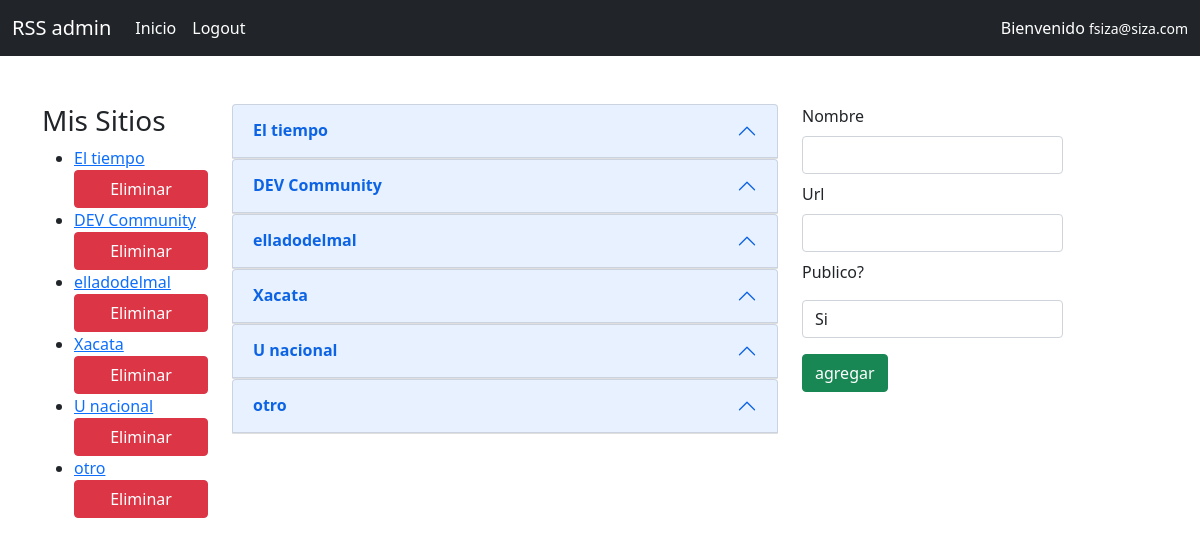
The app's page / (signed in), older data.
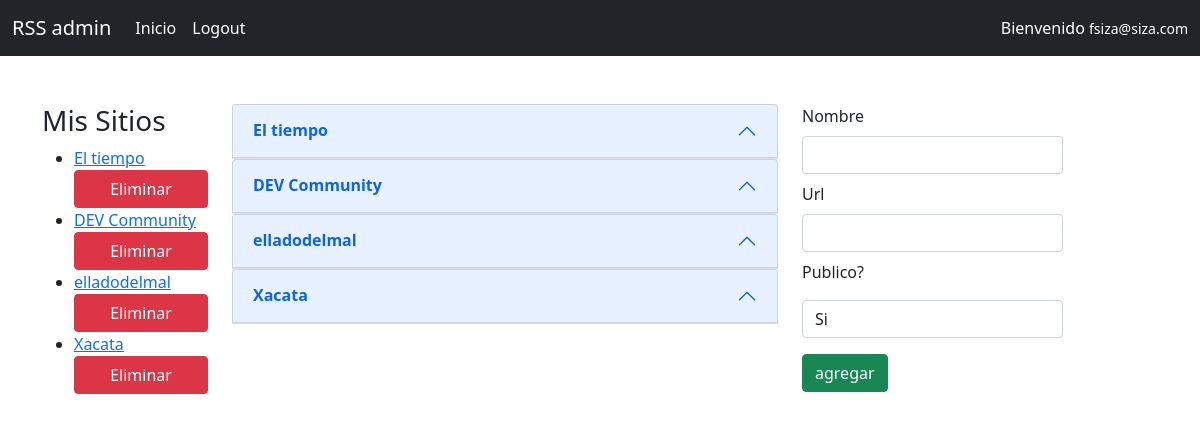
The same page, newer data.
### mainapp/models.py (models this page shows)
class CreateRss(models.Model):
    title = models.CharField(max_length=150, verbose_name="Titulo")
    url = models.TextField(verbose_name="Rss Url")
    public = models.BooleanField(verbose_name="Publico?")
    created_at = models.DateTimeField(auto_now_add=True, verbose_name="Fecha de creacion")
    updated_at = models.DateTimeField(auto_now=True, verbose_name="Fecha de actualizacion")

### mainapp/views.py (the view)
# urls.py: path('', views.index, name="index"),
def index(request):
    register_form = RegisterForm(request.POST)
    if register_form.is_valid():
        register_form.save()
    ruta = str(pathlib.Path().absolute()) + '/log.txt'
    archivo = open(ruta, "a+")
    now = datetime.now()
    datosdb = CreateRss.objects.filter(public=True)
    respuestadata = {}
    for i in range(len(datosdb)):
        con = 0
        while True:
            try:
                respuesta = feedparser.parse(datosdb[i].url)
                print(respuesta['feed']['title'])
                datosdb[i].respuesta = respuesta.entries
                datosdb[i].isError = False
                error = ""
                break
            except Exception as e:
                archivo.write("** A ocurrido un error: "+type(e).__name__+" "+str(now)+"\n")
                con = con+1
                error = "A ocurrido un error al cargrar el feed"
                datosdb[i].isError = True
                datosdb[i].error = error
                if con >= 3:
                    break
    return render(request, 'index.html',{
        'register_form':register_form,
        'datos':datosdb,
        'error':error
        })

### mainapp/forms.py
class RegisterForm(UserCreationForm):
    class Meta:
        model = User
        fields = ['username', 'email','first_name', 'last_name','password1', 'password2']

### mainapp/context_processors.py (called while the page is built)
def get_rss(request):
    rss = CreateRss.objects.values_list('id','title', 'url')
    return {
        'datos':rss
    }

### mainapp/templates/index.html (shortened to what this page needs)
{% extends 'layout.html' %}
{% block content %}
    <div class="container">
        <div class="row">
            {% if user.email %}
                <div class="col-lg-2 my-5">
                    {% include 'bar.html' %}
                </div>
                <div class=" my-5 col-lg-6" style="">
                    {% for dato in datos %}
                        <div class="accordion" id="accordionExample">
                            <div class="accordion-item">
                                <h2 class="accordion-header" id="heading{{dato.id}}">
                                <button class="accordion-button" type="button" data-bs-toggle="collapse" data-bs-target="#collapse{{dato.id}}" aria-expanded="true" aria-controls="collapse{{dato.id}}">
                                    <strong>{{dato.title}}</strong>
                                </button>
                                </h2>
                                <div id="collapse{{dato.id}}" class="accordion-collapse collapse show" aria-labelledby="heading{{dato.id}}" data-bs-parent="#accordionExample">
                                </div>
                            </div>
                        </div>
                    {% endfor %}
                </div>
                <div class="col-lg-3">
                    <div class="my-5 wrapp">
                        <form action=" {% url 'rss' %} " method="POST">
                            <label>Nombre</label>
                            <input type="text" class="form-control my-2" name="title" required>
                            <label>Url</label>
                            <input type="text" class="form-control my-2" name="rss" required>
                            <label>Publico?</label>
                            <select name="public" class="form-control my-3">
                                <option value="1">Si</option>
                            </select>
                            <input type="submit" class="btn btn-success" value="agregar" >
                        </form>
                    </div>
                </div>
            {% else %}
            <h2>Iniciar sesion</h2>
            {% endif %}
        </div>
    </div>
{% endblock content %}

### mainapp/templates/layout.html (shortened to what this page needs)
<!DOCTYPE html>
<html>
    <head>
        {% load static %}
        <link rel="stylesheet" href="{% static '/css/bootstrap.min.css' %}">
        <link rel="stylesheet" href="{% static 'css/style.css' %}">
    </head>
    <body>
        <nav class="navbar navbar-expand-lg navbar-dark bg-dark">
            <div class="container-fluid">
                <a class="navbar-brand" href="#">RSS admin</a>
                <div class="collapse navbar-collapse" id="navbarSupportedContent">
                <ul class="navbar-nav me-auto mb-2 mb-lg-0">
                    <li class="nav-item">
                        <a class="nav-link active" aria-current="page" href="{% url 'index' %}">Inicio</a>
                    </li>
                    {% if user.email %}
                    <li class="nav-item">
                        <a class="nav-link active" aria-current="page" href="{% url 'logout' %}">Logout</a>
                    </li>
                    {% endif %}
                </ul>
                <form class="d-flex">
                {% if user.email %}
                    <span style="color:#fff">Bienvenido <small>{{user.email}}</small></span>
                {% endif %}
                </form>
                </div>
            </div>
        </nav>
    <div id="content">
        {% block content %}
        {% endblock content %}
    </div>
    </body>
</html>

### mainapp/templates/bar.html
    <h3>Mis Sitios</h3>
        <ul>
            {% for dato in datos %}
                <li>
                    <a href="{% url 'detail' dato.id %}">{{dato.title}}</a>
                    <span><a href="{% url 'delete' dato.id %}" style="display:block" class="btn btn-danger btn-xs">Eliminar</a></span>
                </li>
            {% endfor %}
        </ul>

Row changes from the older to the newer data that the page shows:
removed CreateRss: title "U nacional"
removed CreateRss: title "otro"
